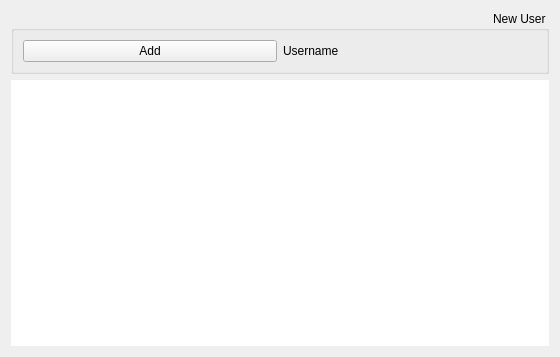
<?xml version="1.0" encoding="UTF-8"?>
<ui version="4.0">
 <class>FormChangePermissions</class>
 <widget class="QWidget" name="FormChangePermissions">
  <property name="geometry">
   <rect>
    <x>0</x>
    <y>0</y>
    <width>560</width>
    <height>357</height>
   </rect>
  </property>
  <property name="layoutDirection">
   <enum>Qt::RightToLeft</enum>
  </property>
  <layout class="QVBoxLayout" name="verticalLayout">
   <item>
    <widget class="QGroupBox" name="groupBox">
     <property name="title">
      <string>New User</string>
     </property>
     <layout class="QHBoxLayout" name="horizontalLayout_2">
      <item>
       <layout class="QHBoxLayout" name="lUser">
        <item>
         <widget class="QLabel" name="label">
          <property name="text">
           <string>Username</string>
          </property>
         </widget>
        </item>
       </layout>
      </item>
      <item>
       <widget class="QPushButton" name="bAdd">
        <property name="text">
         <string>Add</string>
        </property>
       </widget>
      </item>
     </layout>
    </widget>
   </item>
   <item>
    <widget class="QTableView" name="tPermissions">
     <property name="frameShape">
      <enum>QFrame::NoFrame</enum>
     </property>
    </widget>
   </item>
  </layout>
 </widget>
 <resources/>
 <connections/>
</ui>
